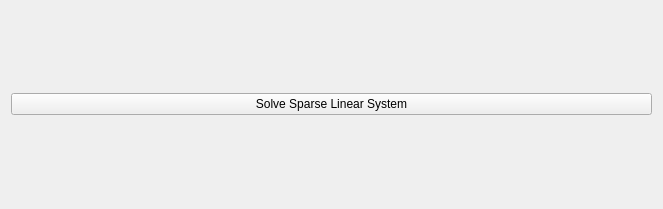
<?xml version="1.0" encoding="UTF-8"?>
<ui version="4.0">
 <class>DGPExerciseToolbarBase</class>
 <widget class="QWidget" name="DGPExerciseToolbarBase">
  <property name="geometry">
   <rect>
    <x>0</x>
    <y>0</y>
    <width>663</width>
    <height>209</height>
   </rect>
  </property>
  <property name="windowTitle">
   <string>DGP</string>
  </property>
  <layout class="QGridLayout" name="gridLayout_3">
   <item row="1" column="0">
    <widget class="QPushButton" name="solve_sls_pb">
     <property name="text">
      <string>Solve Sparse Linear System</string>
     </property>
    </widget>
   </item>
  </layout>
 </widget>
 <resources/>
 <connections/>
</ui>
